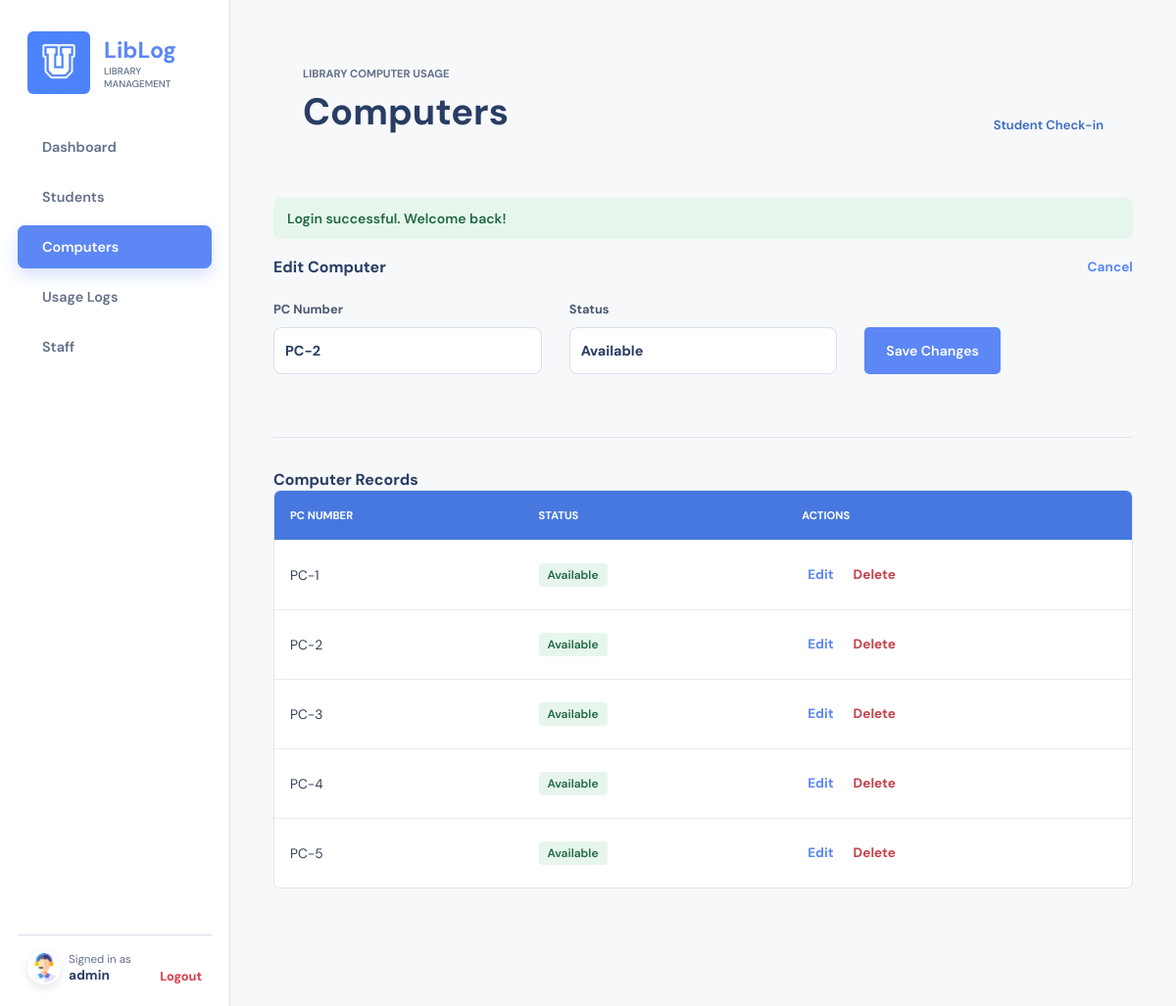
The app's page /admin/computers.php?edit=2 (signed in) with its own data.
### tables this page shows
CREATE TABLE IF NOT EXISTS computers (
    pc_id INT AUTO_INCREMENT PRIMARY KEY,
    pc_number VARCHAR(10) UNIQUE,
    status VARCHAR(20)
);

### admin/admin_auth.php (called while the page is built, shortened)
<?php
function h($value): string
{
    return htmlspecialchars((string) $value, ENT_QUOTES, 'UTF-8');
}

### admin/computers.php (the view, shortened to what this page needs)
<?php
require_once __DIR__ . '/admin_auth.php';
require_once __DIR__ . '/admin_layout.php';
$statuses = ['Available', 'Occupied', 'Maintenance'];
$editComputer = null;
try {
    $database = db();
    if (isset($_GET['edit'])) {
        $statement = $database->prepare('SELECT * FROM computers WHERE pc_id = ?');
        $statement->execute([(int) $_GET['edit']]);
        $editComputer = $statement->fetch(PDO::FETCH_ASSOC) ?: null;
    }
    $computers = $database->query('SELECT * FROM computers ORDER BY pc_number')->fetchAll(PDO::FETCH_ASSOC);
} catch (PDOException $exception) {
    $computers = [];
    $loadError = 'Unable to load computers.';
}
?>
<section class="content-card form-card">
    <div class="section-heading"><h2><?= $editComputer ? 'Edit Computer' : 'Add Computer' ?></h2><?php if ($editComputer): ?><a href="computers.php">Cancel</a><?php endif; ?></div>
    <form class="admin-form compact-form" method="post">
        <label>PC Number<input name="pc_number" required value="<?= h($editComputer['pc_number'] ?? '') ?>"></label>
        <label>Status<select name="status"><?php foreach ($statuses as $status): ?><option <?= $status === ($editComputer['status'] ?? 'Available') ? 'selected' : '' ?>><?= $status ?></option><?php endforeach; ?></select></label>
        <button><?= $editComputer ? 'Save Changes' : 'Add Computer' ?></button>
    </form>
</section>
<section class="content-card"><h2>Computer Records</h2><div class="table-wrap"><table><thead><tr><th>PC Number</th><th>Status</th><th>Actions</th></tr></thead><tbody>
<?php foreach ($computers as $computer): ?><tr><td><?= h($computer['pc_number']) ?></td><td><span class="status <?= strtolower(str_replace(' ', '-', $computer['status'])) ?>"><?= h($computer['status']) ?></span></td><td class="actions"><a href="computers.php?edit=<?= $computer['pc_id'] ?>">Edit</a><form method="post" onsubmit="return confirm('Delete this computer permanently?');"><input type="hidden" name="action" value="delete"><input type="hidden" name="pc_id" value="<?= $computer['pc_id'] ?>"><button class="link-danger">Delete</button></form></td></tr><?php endforeach; ?>
</tbody></table></div></section>

### records on screen
computers: pc_number "PC-2", status "Available"
computers: pc_number "PC-1", status "Available"
computers: pc_number "PC-3", status "Available"
computers: pc_number "PC-4", status "Available"
computers: pc_number "PC-5", status "Available"

### other values on screen
$label "Dashboard"
$label "Students"
$label "Computers"
$label "Usage Logs"
$label "Staff"
$adminName "admin"
$title "Computers"
$success "Login successful. Welcome back!"
